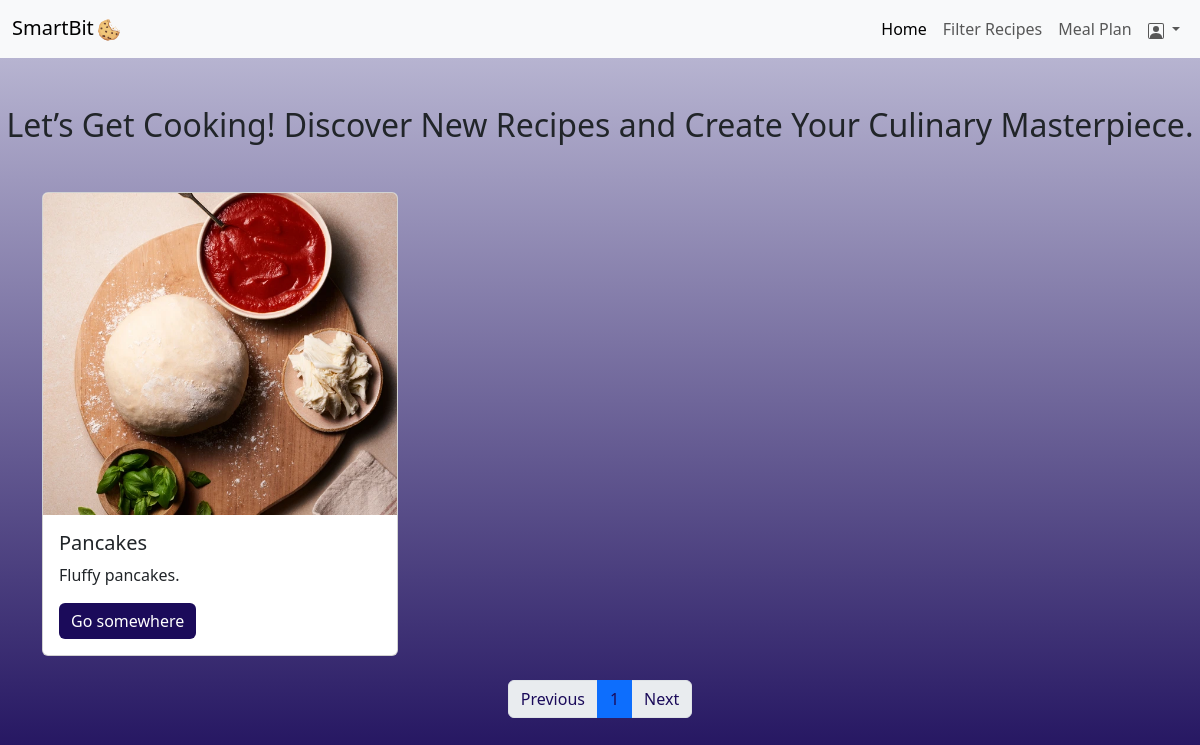
Page /home on the earlier database version.
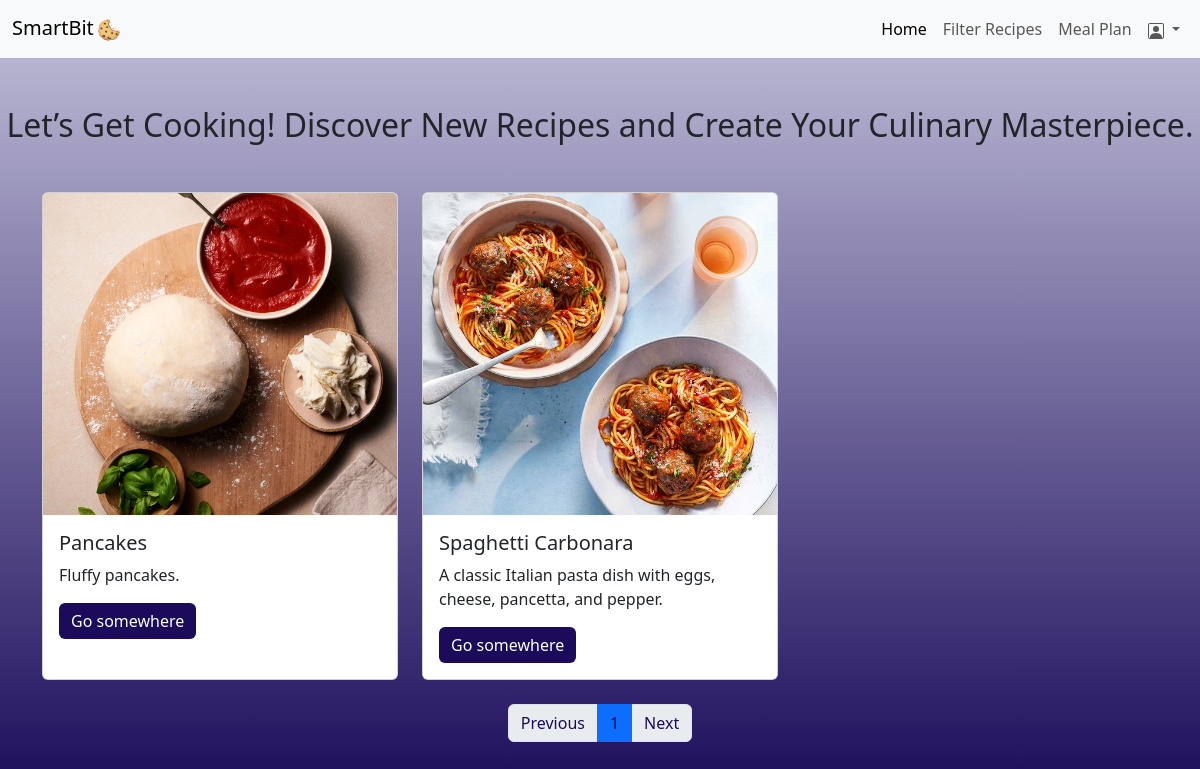
Same page on the later database version.
### tables this page shows
CREATE TABLE recipes (                recipe_id INTEGER PRIMARY KEY AUTOINCREMENT,                name TEXT NOT NULL,                calories INTEGER,                description TEXT,                instructions TEXT,                picture TEXT UNIQUE);

### app.py (the view)
@app.route('/home')
def home_logged_in():
    connection = sqlite3.connect("database.db")
    cursor = connection.cursor()
    cursor.execute("SELECT recipe_id, name, description FROM recipes")
    rows = cursor.fetchall()
    all_cards = []
    for row in rows:
        card = {
            'id': row[0],
            'title': row[1],
            'description': row[2],
            'image_url': f'/static/images/card{row[0] % 6 + 1}.jpg',  # Use modulo for image recycling
            'link': '#'
        }
        all_cards.append(card)
    per_page = 21
    page = int(request.args.get('page', 1))  # Get the current page, default to 1
    start = (page - 1) * per_page
    end = start + per_page
    paginated_cards = all_cards[start:end]
    total_pages = -(-len(all_cards) // per_page)  # Ceiling division for total pages
    return render_template(
        'home_logged_in.html',
        cards=paginated_cards,
        current_page=page,
        total_pages=total_pages
    )

### templates/home_logged_in.html (shortened to what this page needs)
<!DOCTYPE html>
<html lang="en">
<head>
    <link href="https://cdn.jsdelivr.net/npm/bootstrap@5.3.0-alpha1/dist/css/bootstrap.min.css" rel="stylesheet">
    <link rel="stylesheet" href="{{ url_for('static', filename='css/styles.css') }}">
</head>
<body class="body-home">
    {% include 'navbar_logged_in.html' %}
    <h2 class="text-center mt-5"> Let’s Get Cooking! Discover New Recipes and Create Your Culinary Masterpiece.</h2>
    <div class="container my-5">
        <div class="row row-cols-1 row-cols-md-3 g-4">
            {% for card in cards %}
            <div class="col">
                <div class="card h-100">
                    <img src="{{ card.image_url }}" class="card-img-top" alt="{{ card.title }}">
                    <div class="card-body">
                        <h5 class="card-title">{{ card.title }}</h5>
                        <p class="card-text">{{ card.description }}</p>
                        <a href="{{ card.link }}" class="btn btn-primary" style="background-color: #1b0b5a; border:none;">Go somewhere</a>
                    </div>
                </div>
            </div>
            {% endfor %}
        </div>
        <div class="d-flex justify-content-center mt-4">
            <nav aria-label="Page navigation example">
                <ul class="pagination">
                    <li class="page-item {% if current_page <= 1 %}disabled{% endif %}">
                        <a class="page-link" href="?page={{ current_page - 1 }}" style="color: #1b0b5a;">Previous</a>
                    </li>
                    {% for page_num in range(1, total_pages + 1) %}
                    <li class="page-item {% if page_num == current_page %}active{% endif %}">
                        <a class="page-link" href="?page={{ page_num }}" style="color: #1b0b5a;">{{ page_num }}</a>
                    </li>
                    {% endfor %}
                    <li class="page-item {% if current_page >= total_pages %}disabled{% endif %}">
                        <a class="page-link" href="?page={{ current_page + 1 }}" style="color: #1b0b5a;">Next</a>
                    </li>
                </ul>
            </nav>
        </div>
    </div>
</body>
</html>

### templates/navbar_logged_in.html (shortened to what this page needs)
<nav class="navbar navbar-expand-lg navbar-light bg-light">
    <div class="container-fluid">
        <a class="navbar-brand" href="{{ url_for('home_logged_in') }}">
            SmartBit<span class="cookie-logo"><img src="{{ url_for('static', filename='images/cookie_logo.png')}}" alt="Cookie"></span>
        </a>
        <div class="collapse navbar-collapse" id="navbarNav">
            <ul class="navbar-nav ms-auto">
                <li class="nav-item">
                    <a class="nav-link {% if request.endpoint == 'home_logged_in' %}active{% endif %}" href="{{ url_for('home_logged_in') }}">Home</a>
                </li>
                <li class="nav-item">
                    <a class="nav-link {% if request.endpoint == 'browse_recipes' %}active{% endif %}" href="{{ url_for('browse_recipes') }}">Filter Recipes</a>
                </li>
                <li class="nav-item">
                    <a class="nav-link {% if request.endpoint == 'meal_plan' %}active{% endif %}" href="{{ url_for('meal_plan') }}">Meal Plan</a>
                </li>
                <li class="nav-item dropdown">
                    <a class="nav-link dropdown-toggle" href="#" role="button" data-bs-toggle="dropdown" aria-expanded="false">
                    </a>
                  </li>
            </ul>
        </div>
    </div>
</nav>

### static/css/styles.css (style rules this page uses)
.body-home { background: linear-gradient(to bottom, #c3c1da, #1b0b5a); min-height: 100vh; background-size: cover; }
.cookie-logo img { width: 30px; height: auto; max-width: 100%; display: inline-block; vertical-align: middle; }

Differences in the rows shown:
added recipes: shows a picture, title "Spaghetti Carbonara", description "A classic Italian pasta dish with eggs, cheese, pancetta, and pepper."
